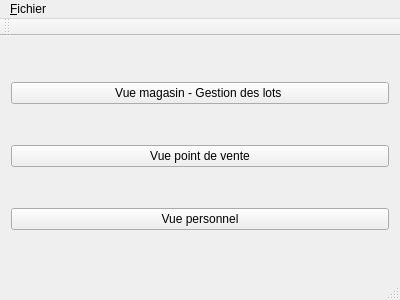
<?xml version="1.0" encoding="UTF-8"?>
<ui version="4.0">
 <class>MainWindow</class>
 <widget class="QMainWindow" name="MainWindow">
  <property name="geometry">
   <rect>
    <x>0</x>
    <y>0</y>
    <width>400</width>
    <height>300</height>
   </rect>
  </property>
  <property name="windowTitle">
   <string>MainWindow</string>
  </property>
  <widget class="QWidget" name="centralWidget">
   <layout class="QGridLayout" name="gridLayout">
    <item row="1" column="0">
     <widget class="QPushButton" name="pushButtonVuePointDeVente">
      <property name="text">
       <string>Vue point de vente</string>
      </property>
     </widget>
    </item>
    <item row="0" column="0">
     <widget class="QPushButton" name="pushButtonGestionLot">
      <property name="text">
       <string>Vue magasin - Gestion des lots </string>
      </property>
     </widget>
    </item>
    <item row="2" column="0">
     <widget class="QPushButton" name="pushButtonVuePersonnel">
      <property name="text">
       <string>Vue personnel</string>
      </property>
     </widget>
    </item>
   </layout>
  </widget>
  <widget class="QMenuBar" name="menuBar">
   <property name="geometry">
    <rect>
     <x>0</x>
     <y>0</y>
     <width>400</width>
     <height>29</height>
    </rect>
   </property>
   <widget class="QMenu" name="menu_Fichier">
    <property name="title">
     <string>&amp;Fichier</string>
    </property>
    <addaction name="action_Quitter"/>
   </widget>
   <addaction name="menu_Fichier"/>
  </widget>
  <widget class="QToolBar" name="mainToolBar">
   <attribute name="toolBarArea">
    <enum>TopToolBarArea</enum>
   </attribute>
   <attribute name="toolBarBreak">
    <bool>false</bool>
   </attribute>
  </widget>
  <widget class="QStatusBar" name="statusBar"/>
  <action name="action_Quitter">
   <property name="text">
    <string>&amp;Quitter</string>
   </property>
  </action>
 </widget>
 <layoutdefault spacing="6" margin="11"/>
 <resources/>
 <connections/>
</ui>
